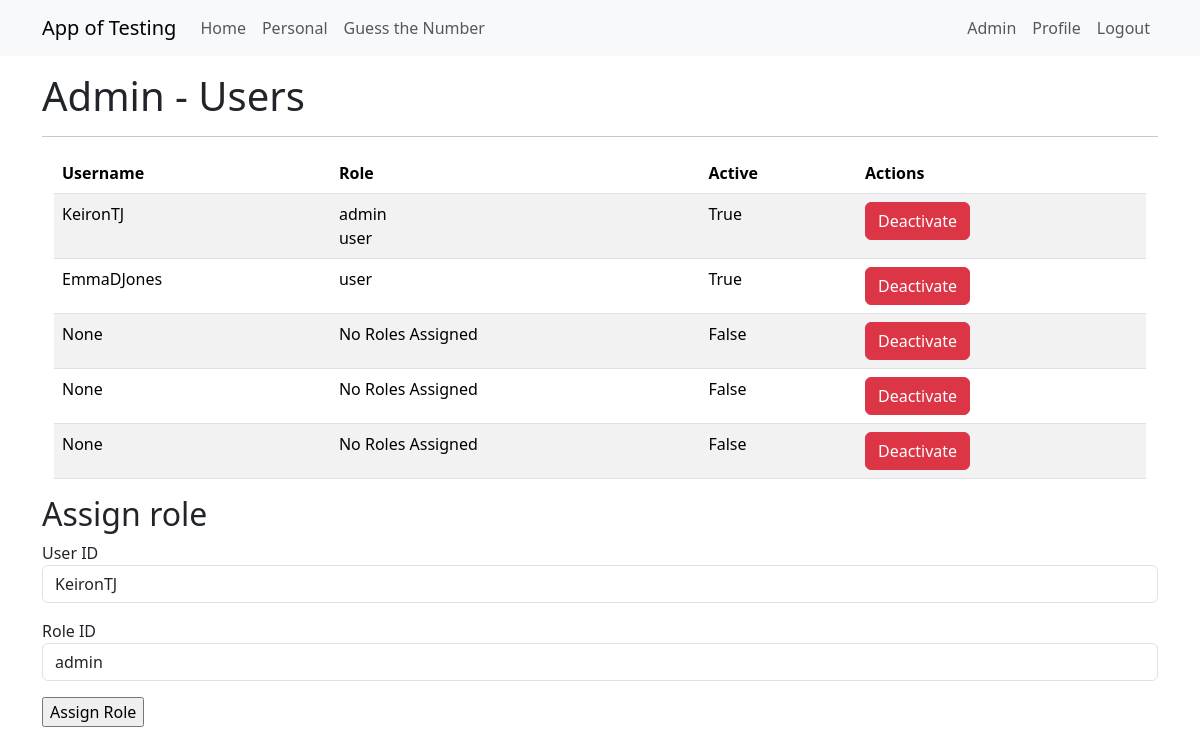
Page /admin_users (signed in) on the committed database.
### app/models.py (models this page shows, shortened)
class User(UserMixin, db.Model):
    id = db.Column(Integer, primary_key=True)
    username = db.Column(String(64), index=True, unique=True)
    firstname = db.Column(String(64), nullable=True)
    surname = db.Column(String(64), nullable=True)
    dob = db.Column(DateTime, nullable=True)
    firstlineaddress = db.Column(String(64), nullable=True)
    city = db.Column(String(64), nullable=True)
    postcode = db.Column(String(64), nullable=True)
    email = db.Column(String(120), index=True, unique=True)
    password_hash = db.Column(String(256))
    role=so.relationship("Role", secondary="user_roles")
    active = db.Column(db.Boolean(), default=True)

class Role(db.Model):
    __tablename__ = 'roles'
    id = db.Column(db.Integer(), primary_key=True)
    name = db.Column(db.String(50), unique=True)

### app/routes.py (the view, shortened to what this page needs)
@app.route('/admin_users', methods=['GET', 'POST'])
@login_required
@admin_required
def admin_users():
    user_roles = db.session.query(UserRoles).all()
    users = db.session.query(User).all()
    roles= db.session.query(Role).all()
    assign_role_form = AssignRoleForm()
    return render_template("admin_users.html",
                           title='Admin Users',
                           users=users,
                           assign_role_form=assign_role_form,
                           roles=roles,
                           user_roles=user_roles)

### app/forms.py
class AssignRoleForm(FlaskForm):
    user_id = SelectField('User ID', coerce=int)
    role_id = SelectField('Role ID', coerce=int)
    submit = SubmitField('Assign Role')
    def __init__(self, *args, **kwargs):
        super(AssignRoleForm, self).__init__(*args, **kwargs)
        self.user_id.choices = [(user.id, user.username) for user in User.query.all()]  # Assuming User model has id and name fields
        self.role_id.choices = [(role.id, role.name) for role in Role.query.all()]  # Assuming Role model has id and name fields

### app/models.py (called while the page is built)
@login.user_loader
def load_user(id):
    return db.session.get(User, int(id))

### app/routes.py (called while the page is built)
def admin_required(f):
    @wraps(f)
    def decorated_function(*args, **kwargs):
        if not user_has_admin(current_user.id):
            return redirect(url_for('not_admin'))
        return f(*args, **kwargs)
    return decorated_function

def user_has_admin(user_id):
    admin_role = db.session.query(Role).join(UserRoles, UserRoles.role_id == Role.id).filter(Role.name == 'admin', UserRoles.user_id == user_id).first()
    return admin_role is not None

### app/templates/admin_users.html (shortened to what this page needs)
{% extends "base.html" %}
{% block content %}
<div class="Jumbotron">
    <h1>Admin - Users</h1>
</div>
<hr>
<div class="container">
    <div class="row">
        <div class="col-md-12">
            <table class="table table-striped">
                <thead>
                    <tr>
                        <th>Username</th>
                        <th>Role</th>
                        <th>Active</th>
                        <th>Actions</th>
                    </tr>
                </thead>
                <tbody>
                    {% for user in users %}
                    <tr>
                        <td>{{ user.username }}</td>
                        <td>{% for role in user.role %}
                                {{ role.name }} <br>
                            {% else %}
                                No Roles Assigned
                            {% endfor %}</td>
                        <td>{{ user.active }}</td>
                        <td>
                            <a href="{{ url_for('deactivate_user', user_id=user.id) }}" class="btn btn-danger">Deactivate</a>
                        </td>
                    </tr>
                    {% endfor %}
                </tbody>
            </table>
        </div>
    </div>
</div>
<h2>Assign role</h2>
<form action="" method="post" novalidate>
    <p>
        {{ assign_role_form.user_id.label }}<br>
        {{ assign_role_form.user_id(class="form-control") }}
    </p>
    <p>
        {{ assign_role_form.role_id.label }}<br>
        {{ assign_role_form.role_id(class="form-control") }}
    </p>
    <p>{{ assign_role_form.submit() }}</p>
</form>
{% endblock %}

### rows in the picture
User: username "KeironTJ", active "True"
Role: name "admin"
Role: name "user"
User: username "EmmaDJones", active "True"
User: username "None", active "False"
User: username "None", active "False"
User: username "None", active "False"

### other values in the picture
{{ assign_role_form.user_id.label }} "User ID"
{{ assign_role_form.role_id.label }} "Role ID"
